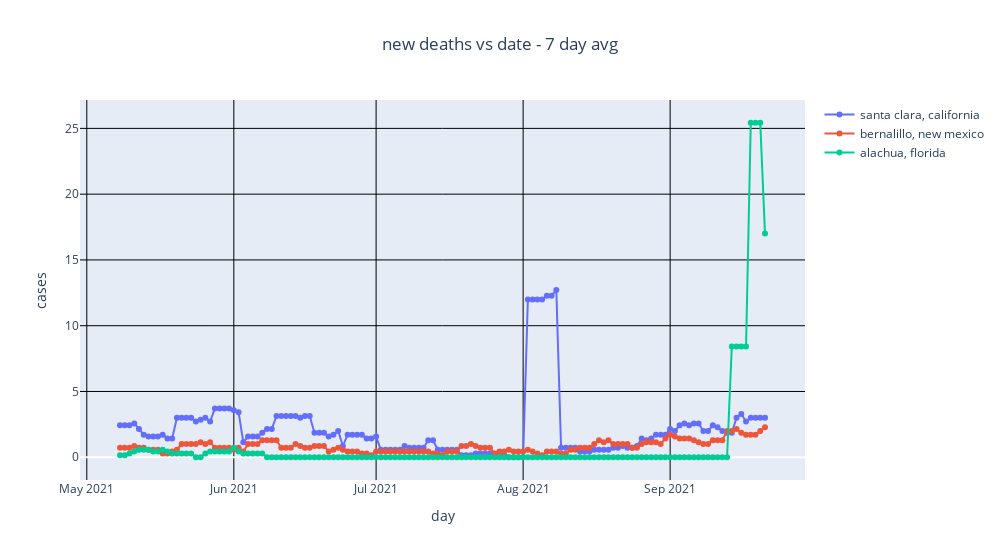

Source (notebook cell):
### Code cell
avg_days = 7
GRAPH_TITLE=f"new deaths vs date - {avg_days} day avg"
graph_list=[]

def moving_average(x, w):
    return np.convolve(x, (1.0/w) * np.ones(w), 'valid')

for county,state in cs_list:
    indices=(nytplot_df.county==county) & (nytplot_df.state==state)
    tmp_df = nytplot_df[indices]
    ts = tmp_df['tstamp'].to_list()
    deaths = tmp_df['deaths'].to_numpy()
    #print(deaths)
    ddeaths = deaths[1:] - deaths[0:-1]
    ddeaths = np.maximum(ddeaths, np.zeros(len(ddeaths)))  # can't have less than 0 new deaths per day
    #print(ddeaths)
    avg_ddeaths = moving_average(ddeaths,avg_days)
    graph_list.append(go.Scatter(name=f"{county}, {state}",
                               x=ts[avg_days:],
                               y=avg_ddeaths,
                               mode='lines+markers'
                               ))
#end
show_graph()

### Figure 1 — Plotly figure (JSON) as saved in the notebook; plotly's stock layout.template omitted (floating-point values rounded to 4 significant figures; data arrays with more than 128 entries replaced by an {"elided": "..."} marker saying what was removed)
{"data": [{"mode": "lines+markers", "name": "santa clara, california", "type": "scatter", "x": {"elided": "137 str values"}, "y": {"elided": "137 float values"}}, {"mode": "lines+markers", "name": "bernalillo, new mexico", "type": "scatter", "x": {"elided": "137 str values"}, "y": {"elided": "137 float values"}}, {"mode": "lines+markers", "name": "alachua, florida", "type": "scatter", "x": {"elided": "137 str values"}, "y": {"elided": "137 float values"}}], "layout": {"showlegend": true, "title": {"text": "new deaths vs date - 7 day avg", "x": 0.5}, "width": 1000, "xaxis": {"gridcolor": "black", "showgrid": true, "title": {"text": "day"}}, "yaxis": {"gridcolor": "black", "showgrid": true, "title": {"text": "cases"}}}}
